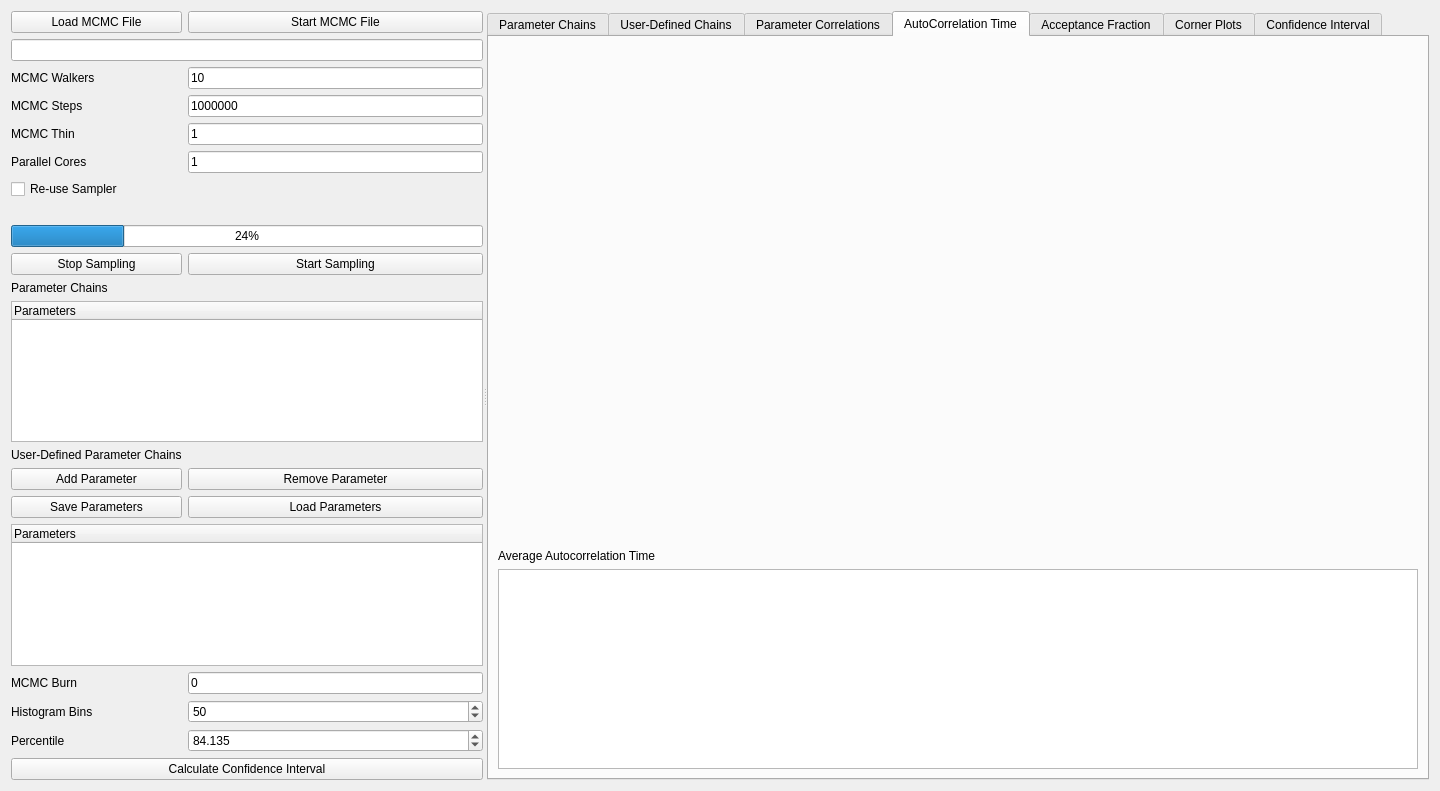
<?xml version="1.0" encoding="UTF-8"?>
<ui version="4.0">
 <class>Form</class>
 <widget class="QWidget" name="Form">
  <property name="geometry">
   <rect>
    <x>0</x>
    <y>0</y>
    <width>1440</width>
    <height>791</height>
   </rect>
  </property>
  <property name="windowTitle">
   <string>Form</string>
  </property>
  <layout class="QVBoxLayout" name="verticalLayout_2">
   <item>
    <widget class="QSplitter" name="splitter">
     <property name="orientation">
      <enum>Qt::Horizontal</enum>
     </property>
     <widget class="QWidget" name="layoutWidget">
      <layout class="QGridLayout" name="gridLayout">
       <item row="0" column="0">
        <widget class="QPushButton" name="loadMCMCFilePushButton">
         <property name="text">
          <string>Load MCMC File</string>
         </property>
        </widget>
       </item>
       <item row="11" column="0" colspan="2">
        <widget class="QCheckBox" name="reuseSamplerCheckBox">
         <property name="text">
          <string>Re-use Sampler</string>
         </property>
        </widget>
       </item>
       <item row="22" column="0">
        <widget class="QPushButton" name="addUserDefinedParamPushButton">
         <property name="text">
          <string>Add Parameter</string>
         </property>
        </widget>
       </item>
       <item row="18" column="0">
        <widget class="QPushButton" name="stopSamplingPushButton">
         <property name="text">
          <string>Stop Sampling</string>
         </property>
        </widget>
       </item>
       <item row="27" column="1">
        <widget class="QDoubleSpinBox" name="percentileDoubleSpinBox">
         <property name="decimals">
          <number>3</number>
         </property>
         <property name="value">
          <double>84.135000000000005</double>
         </property>
        </widget>
       </item>
       <item row="27" column="0">
        <widget class="QLabel" name="label_6">
         <property name="text">
          <string>Percentile</string>
         </property>
        </widget>
       </item>
       <item row="9" column="0">
        <widget class="QLabel" name="label_4">
         <property name="text">
          <string>Parallel Cores</string>
         </property>
        </widget>
       </item>
       <item row="3" column="0">
        <widget class="QLabel" name="label_2">
         <property name="text">
          <string>MCMC Steps</string>
         </property>
        </widget>
       </item>
       <item row="25" column="0">
        <widget class="QLabel" name="label_3">
         <property name="text">
          <string>MCMC Burn</string>
         </property>
        </widget>
       </item>
       <item row="25" column="1">
        <widget class="QLineEdit" name="MCMCBurnLineEdit">
         <property name="text">
          <string>0</string>
         </property>
        </widget>
       </item>
       <item row="18" column="1">
        <widget class="QPushButton" name="startSamplingPushButton">
         <property name="text">
          <string>Start Sampling</string>
         </property>
        </widget>
       </item>
       <item row="23" column="0">
        <widget class="QPushButton" name="saveUserDefinedParamPushButton">
         <property name="text">
          <string>Save Parameters</string>
         </property>
        </widget>
       </item>
       <item row="23" column="1">
        <widget class="QPushButton" name="loadUserDefinedParamPushButton">
         <property name="text">
          <string>Load Parameters</string>
         </property>
        </widget>
       </item>
       <item row="22" column="1">
        <widget class="QPushButton" name="removeUserDefinedParamPushButton">
         <property name="text">
          <string>Remove Parameter</string>
         </property>
        </widget>
       </item>
       <item row="21" column="0">
        <widget class="QLabel" name="userDefinedParamChainLabel">
         <property name="text">
          <string>User-Defined Parameter Chains</string>
         </property>
        </widget>
       </item>
       <item row="0" column="1">
        <widget class="QPushButton" name="startMCMCFilePushButton">
         <property name="text">
          <string>Start MCMC File</string>
         </property>
        </widget>
       </item>
       <item row="1" column="0" colspan="2">
        <widget class="QLineEdit" name="MCMCFileLineEdit"/>
       </item>
       <item row="15" column="0" colspan="2">
        <widget class="QLabel" name="fitIterLabel">
         <property name="text">
          <string/>
         </property>
         <property name="alignment">
          <set>Qt::AlignCenter</set>
         </property>
        </widget>
       </item>
       <item row="7" column="0">
        <widget class="QLabel" name="label_5">
         <property name="text">
          <string>MCMC Thin</string>
         </property>
        </widget>
       </item>
       <item row="2" column="1">
        <widget class="QLineEdit" name="MCMCWalkerLineEdit">
         <property name="text">
          <string>10</string>
         </property>
        </widget>
       </item>
       <item row="3" column="1">
        <widget class="QLineEdit" name="MCMCStepsLineEdit">
         <property name="text">
          <string>1000000</string>
         </property>
        </widget>
       </item>
       <item row="19" column="0">
        <widget class="QLabel" name="label_7">
         <property name="text">
          <string>Parameter Chains</string>
         </property>
        </widget>
       </item>
       <item row="16" column="0" colspan="2">
        <widget class="QProgressBar" name="progressBar">
         <property name="value">
          <number>24</number>
         </property>
        </widget>
       </item>
       <item row="7" column="1">
        <widget class="QLineEdit" name="MCMCThinLineEdit">
         <property name="text">
          <string>1</string>
         </property>
        </widget>
       </item>
       <item row="9" column="1">
        <widget class="QLineEdit" name="ParallelCoresLineEdit">
         <property name="text">
          <string>1</string>
         </property>
        </widget>
       </item>
       <item row="2" column="0">
        <widget class="QLabel" name="label">
         <property name="text">
          <string>MCMC Walkers</string>
         </property>
        </widget>
       </item>
       <item row="28" column="0" colspan="2">
        <widget class="QPushButton" name="calcConfIntervPushButton">
         <property name="text">
          <string>Calculate Confidence Interval</string>
         </property>
        </widget>
       </item>
       <item row="20" column="0" colspan="2">
        <widget class="QTreeWidget" name="parameterTreeWidget">
         <property name="selectionMode">
          <enum>QAbstractItemView::ExtendedSelection</enum>
         </property>
         <column>
          <property name="text">
           <string>Parameters</string>
          </property>
         </column>
        </widget>
       </item>
       <item row="24" column="0" colspan="2">
        <widget class="QTreeWidget" name="userDefinedParamTreeWidget">
         <property name="selectionMode">
          <enum>QAbstractItemView::ContiguousSelection</enum>
         </property>
         <column>
          <property name="text">
           <string>Parameters</string>
          </property>
         </column>
        </widget>
       </item>
       <item row="26" column="0">
        <widget class="QLabel" name="label_9">
         <property name="text">
          <string>Histogram Bins</string>
         </property>
        </widget>
       </item>
       <item row="26" column="1">
        <widget class="QSpinBox" name="MCMCHistogramBinSpinBox">
         <property name="maximum">
          <number>1000</number>
         </property>
         <property name="value">
          <number>50</number>
         </property>
        </widget>
       </item>
      </layout>
     </widget>
     <widget class="QTabWidget" name="tabWidget">
      <property name="currentIndex">
       <number>3</number>
      </property>
      <widget class="QWidget" name="chainTab">
       <attribute name="title">
        <string>Parameter Chains</string>
       </attribute>
       <layout class="QHBoxLayout" name="horizontalLayout">
        <item>
         <widget class="MplWidget" name="chainMPLWidget" native="true"/>
        </item>
       </layout>
      </widget>
      <widget class="QWidget" name="userDefinedChainTab">
       <attribute name="title">
        <string>User-Defined Chains</string>
       </attribute>
       <layout class="QHBoxLayout" name="horizontalLayout_5">
        <item>
         <widget class="MplWidget" name="userDefinedChainMPLWidget" native="true"/>
        </item>
       </layout>
      </widget>
      <widget class="QWidget" name="correlationTab">
       <attribute name="title">
        <string>Parameter Correlations</string>
       </attribute>
       <layout class="QVBoxLayout" name="verticalLayout">
        <item>
         <widget class="MplWidget" name="correlationMPLWidget" native="true"/>
        </item>
        <item>
         <widget class="QLabel" name="label_8">
          <property name="maximumSize">
           <size>
            <width>16777215</width>
            <height>30</height>
           </size>
          </property>
          <property name="text">
           <string>Correlation time</string>
          </property>
         </widget>
        </item>
        <item>
         <widget class="QTextEdit" name="corrTimeTextEdit">
          <property name="maximumSize">
           <size>
            <width>16777215</width>
            <height>200</height>
           </size>
          </property>
         </widget>
        </item>
       </layout>
      </widget>
      <widget class="QWidget" name="autoCorrTimeTab">
       <attribute name="title">
        <string>AutoCorrelation Time</string>
       </attribute>
       <layout class="QVBoxLayout" name="verticalLayout_5">
        <item>
         <layout class="QVBoxLayout" name="verticalLayout_4">
          <item>
           <widget class="MplWidget" name="autoCorrTimeMPLWidget" native="true"/>
          </item>
          <item>
           <widget class="QLabel" name="label_10">
            <property name="sizePolicy">
             <sizepolicy hsizetype="Preferred" vsizetype="Fixed">
              <horstretch>0</horstretch>
              <verstretch>0</verstretch>
             </sizepolicy>
            </property>
            <property name="text">
             <string>Average Autocorrelation Time</string>
            </property>
           </widget>
          </item>
          <item>
           <widget class="QTextEdit" name="autoCorrTimeTextEdit">
            <property name="sizePolicy">
             <sizepolicy hsizetype="Expanding" vsizetype="Preferred">
              <horstretch>0</horstretch>
              <verstretch>0</verstretch>
             </sizepolicy>
            </property>
            <property name="minimumSize">
             <size>
              <width>0</width>
              <height>100</height>
             </size>
            </property>
            <property name="maximumSize">
             <size>
              <width>16777215</width>
              <height>200</height>
             </size>
            </property>
           </widget>
          </item>
         </layout>
        </item>
       </layout>
      </widget>
      <widget class="QWidget" name="acceptFracTab">
       <attribute name="title">
        <string>Acceptance Fraction</string>
       </attribute>
       <layout class="QHBoxLayout" name="horizontalLayout_3">
        <item>
         <widget class="MplWidget" name="acceptFracMPLWidget" native="true"/>
        </item>
       </layout>
      </widget>
      <widget class="QWidget" name="cornerPlotTab">
       <attribute name="title">
        <string>Corner Plots</string>
       </attribute>
       <layout class="QHBoxLayout" name="horizontalLayout_2">
        <item>
         <widget class="MplWidget" name="cornerPlotMPLWidget" native="true"/>
        </item>
       </layout>
      </widget>
      <widget class="QWidget" name="confIntervalTab">
       <attribute name="title">
        <string>Confidence Interval</string>
       </attribute>
       <layout class="QVBoxLayout" name="verticalLayout_3">
        <item>
         <layout class="QGridLayout" name="gridLayout_2">
          <item row="0" column="0" colspan="2">
           <widget class="QTextEdit" name="confIntervalTextEdit"/>
          </item>
          <item row="1" column="1">
           <widget class="QPushButton" name="saveConfIntervalPushButton">
            <property name="text">
             <string>Save</string>
            </property>
           </widget>
          </item>
          <item row="1" column="0">
           <spacer name="horizontalSpacer">
            <property name="orientation">
             <enum>Qt::Horizontal</enum>
            </property>
            <property name="sizeHint" stdset="0">
             <size>
              <width>468</width>
              <height>20</height>
             </size>
            </property>
           </spacer>
          </item>
         </layout>
        </item>
       </layout>
      </widget>
     </widget>
    </widget>
   </item>
  </layout>
 </widget>
 <customwidgets>
  <customwidget>
   <class>MplWidget</class>
   <extends>QWidget</extends>
   <header>mplWidget</header>
   <container>1</container>
  </customwidget>
 </customwidgets>
 <resources/>
 <connections/>
</ui>
